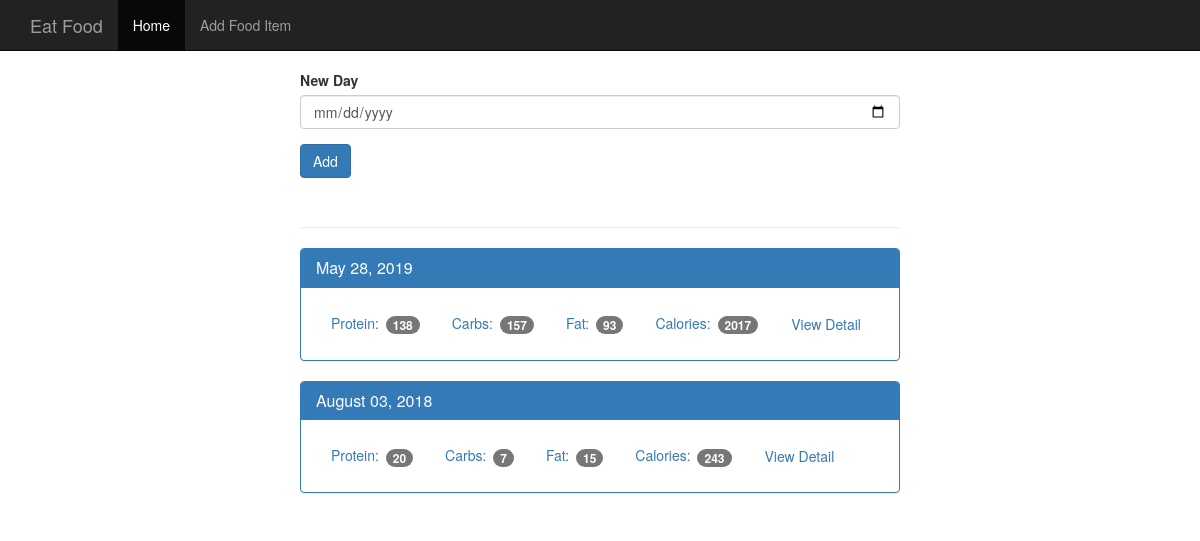
The page / on the database its author committed.
### tables this page shows
CREATE TABLE log_date (
	id integer primary key autoincrement,
	entry_date date not null
);

### app.py (the view)
@app.route('/', methods=['GET', 'POST'])
def index():
	db = get_db()
	if request.method == 'POST':
		date = request.form['date']
		dt = datetime.strptime(date, '%Y-%m-%d')
		database_date = datetime.strftime(dt, '%Y%m%d')
		db.execute('insert into log_date (entry_date) values (?)', [database_date])
		db.commit()
	cur = db.execute('select log_date.entry_date, sum(food.protein) as protein, sum(food.carbs) as carbs, sum(food.fat) as fat, sum(food.calories) as calories\
	 from log_date join food_date on food_date.log_date_id = log_date.id join food on food.id = food_date.food_id group by log_date.id \
	 order by log_date.entry_date desc')
	results = cur.fetchall()
	date_results = []
	for i in results:
		single_date = {}
		single_date['entry_date'] = i['entry_date']
		single_date['protein'] = i['protein']
		single_date['carbs'] = i['carbs']
		single_date['fat'] = i['fat']
		single_date['calories'] = i['calories']
		d = datetime.strptime(str(i['entry_date']), '%Y%m%d')
		single_date['face_date'] = datetime.strftime(d, '%B %d, %Y')
		date_results.append(single_date)
	return render_template('home.html', results=date_results)

### database.py (called while the page is built)
def connect_db():
	sql = sqlite3.connect('/home/vagrant/src/ALL_PROJ/Projects PPrinted/EatFood/food_log.db')
	sql.row_factory = sqlite3.Row # dictionaries instead of tuples (simpler)
	return sql

def get_db():
	if not hasattr(g, 'sqlite3_db'):
		g.sqlite_db = connect_db()
	return g.sqlite_db

### templates/home.html (shortened to what this page needs)
<!DOCTYPE html>
<html lang="en">
  <head>
    <link href="{{ url_for('static', filename='bootstrap.min.css') }}" rel="stylesheet">
    <link href="{{ url_for('static', filename='theme.css') }}" rel="stylesheet">
  </head>
  <body>
    <nav class="navbar navbar-inverse navbar-fixed-top">
      <div class="container">
        <div class="navbar-header">
          <a class="navbar-brand" href="{{ url_for('index') }}">Eat Food</a>
        </div>
        <div id="navbar" class="navbar-collapse collapse">
          <ul class="nav navbar-nav">
            <li class="active"><a href="{{ url_for('index') }}">Home</a></li>
            <li><a href="{{url_for('food') }}">Add Food Item</a></li>
          </ul>
        </div>
      </div>
    </nav>
    <div class="container theme-showcase col-sm-6 col-sm-offset-3" role="main">
      <div class="row">
        <div>
          <form method="POST" action="/">
            <div class="form-group">
              <label for="new-day">New Day</label>
              <input type="date" class="form-control" name="date" id="new-day">
            </div>
            <button type="submit" class="btn btn-primary">Add</button>
          </form>
          <div class="page-header"></div>
          {% for r in results %}
          <div class="panel panel-primary">
            <div class="panel-heading">
              <h3 class="panel-title">{{ r. face_date }}</h3>
            </div>
            <div class="panel-body">
              <ul class="nav nav-pills" role="tablist">
                <li><a>Protein: <span class="badge">{{ r.protein }}</span></a></li>
                <li><a>Carbs: <span class="badge">{{ r.carbs }}</span></a></li>
                <li><a>Fat: <span class="badge">{{ r.fat }}</span></a></li>
                <li><a>Calories: <span class="badge">{{ r.calories }}</span></a></li>
                <li><a href="{{ url_for('view', date=r.entry_date) }}" type="button" class="btn btn-link">View Detail</a></li>
              </ul>
            </div>
          </div>
          {% endfor %}
        </div>
      </div>
    </div>
  </body>
</html>

### static/theme.css (style rules this page uses)
body { padding-top: 70px; padding-bottom: 30px; }

### rows shown on the page
log_date: r "May 28, 2019", protein "138", carbs "157", fat "93", calories "2017"
log_date: r "August 03, 2018", protein "20", carbs "7", fat "15", calories "243"
